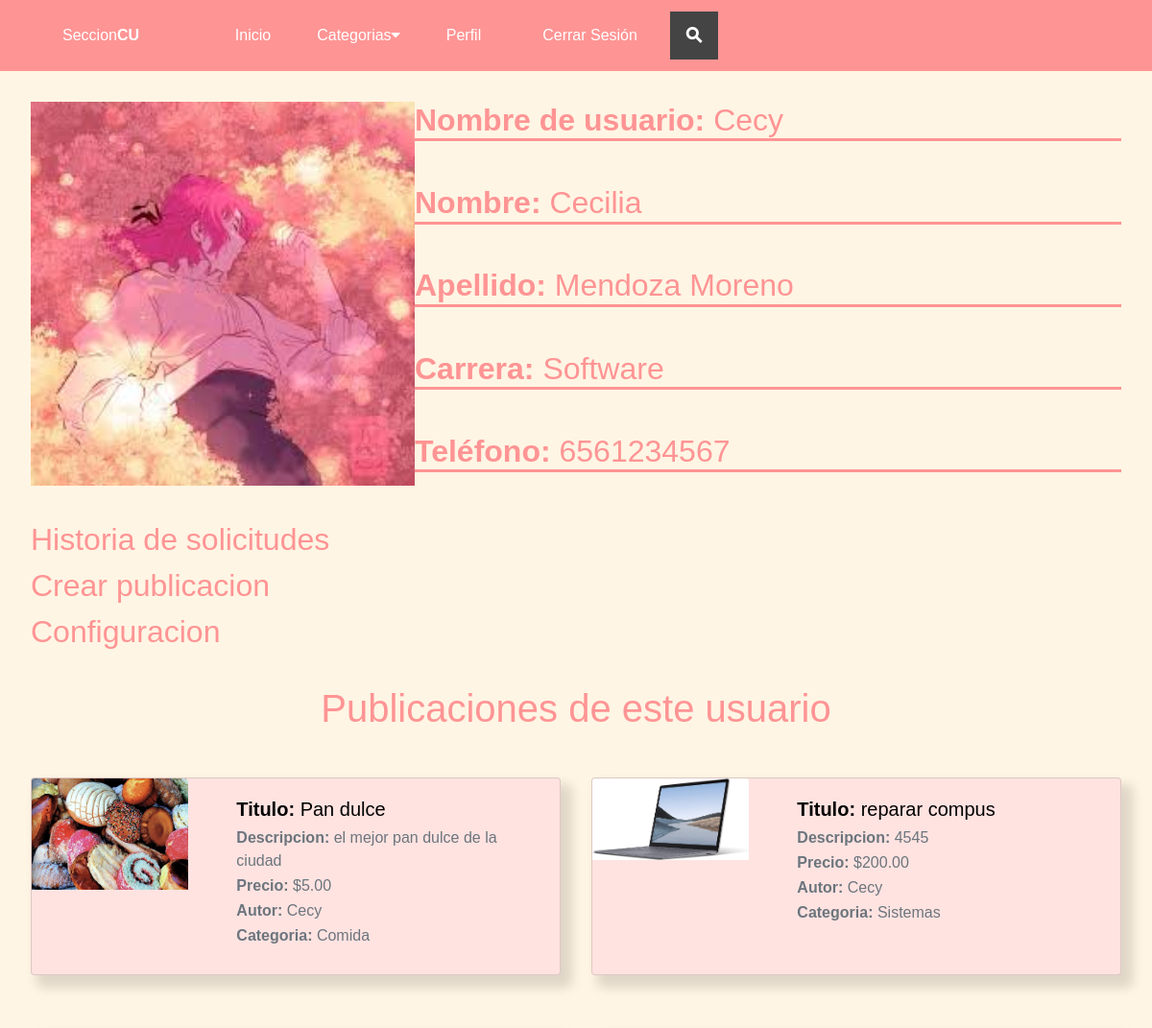
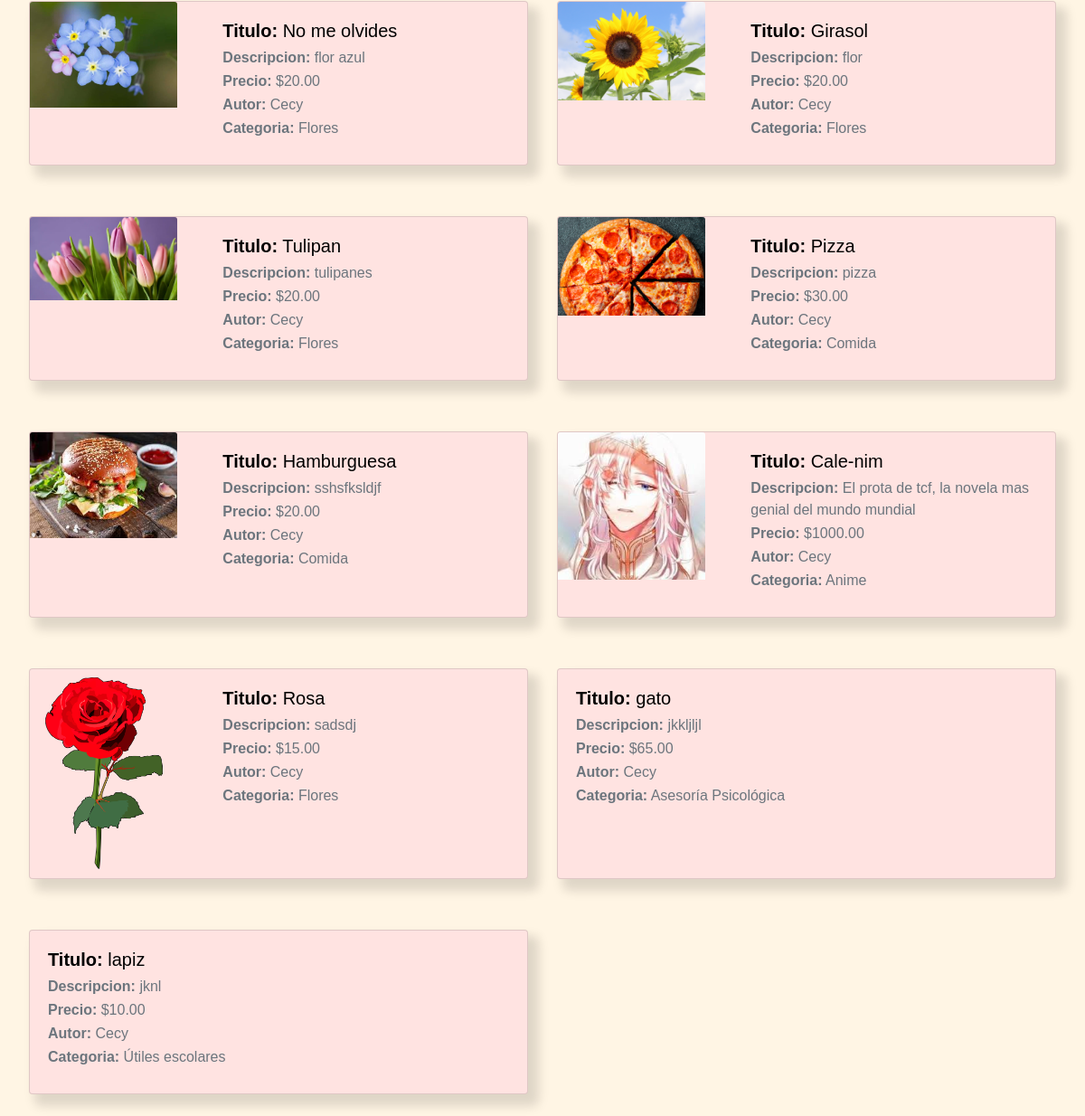
Screenshot of /perfil/ (signed in) with the database file from the repository (2 pictures, top to bottom).
### autentificacion/models.py (models this page shows)
class User(AbstractUser):
    email = models.EmailField(
        verbose_name='email address',
        max_length=255,
        unique=True,
    )
    username = models.CharField(max_length=100, unique=False)
    birthdate = models.DateField(null=True, blank=True)
    phone = models.CharField(max_length=10, null=True, blank=True)
    address = models.CharField(max_length=200, null=True, blank=True)
    photo = models.ImageField(upload_to='autentificacion', null=True, blank=True, default='autentificacion/gato.jpg')
    career = models.CharField(max_length=30,null=True, blank=True)
    created = models.DateField(auto_now_add=True)
    USERNAME_FIELD = 'email'
    REQUIRED_FIELDS = ['username']
    def __str__(self):
        return self.username

### publicaciones/models.py (models this page shows, shortened)
class Publicaciones(models.Model):
    titulo = models.CharField(max_length=50)
    descripcion = models.CharField(max_length=200)
    imagen =  models.ImageField(upload_to='publicaciones', null=True, blank=True)
    estado = models.BooleanField(default=True)
    autor = models.ForeignKey(User, on_delete=models.CASCADE)
    precio = models.DecimalField(max_digits=10, decimal_places=2)
    categoria = models.ForeignKey(Categoria, on_delete=models.CASCADE)
    created = models.DateField(auto_now_add=True)
    updated = models.DateField(auto_now_add=True)
    class Meta:
        verbose_name='publicacion'
        verbose_name_plural = 'publicaciones'

class Categoria(models.Model):
    nombre = models.CharField(max_length=50)
    created = models.DateField(auto_now_add=True)
    updated = models.DateField(auto_now_add=True)
    class Meta:
        verbose_name='categoria'
        verbose_name_plural = 'categorias'
    def __str__(self):
        return self.nombre

### autentificacion/views.py (the view)
# urls.py: path("perfil/", views.perfil, name="perfil"),
def perfil(request):
    categorias = Categoria.objects.all()
    user = request.user
    print(request.user.id)
    publicaciones_user = Publicaciones.objects.filter(autor = user)
    return render(request, "autentificacion/perfil.html", {"categorias":categorias, "usuario":user, "publicaciones" : publicaciones_user})

### autentificacion/templates/autentificacion/perfil.html (shortened to what this page needs)
{% extends 'publicaciones/nav.html'%}
{% load static %}
{%block content%}
<div class="contenido_perfil">
    <div class="cont-perfil-img">
        {% if usuario.photo %}
            <img class="img-perfil" src="{{usuario.photo.url}}" >
        {%endif%}
        <div class="apartados-perfil">
            <a href="#"> Historia de solicitudes</a>
            <a href="{%url 'create'%}"> Crear publicacion</a>
            <a href="{%url 'configuracion'%}"> Configuracion</a>
        </div>
    </div>
    <div class="cont-datosPerfil">
        <h2>
            <span>Nombre de usuario: </span>
            {{ usuario.username }}
        </h2>
        <h2>
            <span>Nombre: </span>
            {{ usuario.first_name }}
        </h2>
        <h2>
            <span>Apellido: </span>
            {{ usuario.last_name }}
        </h2>
        <h2>
            <span>Carrera: </span>
            {{ usuario.career }}
        </h2>
        <h2>
            <span>Teléfono: </span>
            {{ usuario.phone }}
        </h2>
    </div>
</div>
<div class="publicaciones-perfil">
    <h1>
        Publicaciones de este usuario
    </h1>
    <div class="publicaciones-2">
        {%for publicacion in publicaciones%}
        <div class="card mb-4 sombreado">
            <div class="row g-0">
              {% if publicacion.imagen %}
                <div class="col-md-4">
                    <img src="{{publicacion.imagen.url}}" class="card-img-top">
                </div>
              {% endif %}
              <div class="col-md-8">
                <div class="card-body">
                    <h5 class="card-title"><span class="span-card">Titulo:</span> {{publicacion.titulo}}</h5>
                    <p class="card-subtitle mb-2 text-muted"><span>Descripcion:</span> {{publicacion.descripcion }}</p>
                    <p class="card-subtitle mb-2 text-muted"><span class="span-card">Precio:</span> ${{publicacion.precio}}</p>
                    <p class="card-subtitle mb-2 text-muted"><span class="span-card">Autor:</span> {{publicacion.autor}}</p>
                    <p class="card-subtitle mb-2 text-muted"><span class="span-card">Categoria:</span> {{publicacion.categoria}}</p>
                </div>
              </div>
            </div>
        </div>
        {%endfor%}
    </div>
</div>
{%endblock%}

### publicaciones/static/publicaciones/assets/css/header.css (style rules this page uses)
span { font-weight: bold; }
body { font-family: sans-serif; background-color: #FFF5E4; }

### publicaciones/static/publicaciones/assets/css/publicaciones.css (style rules this page uses)
.publicaciones-2 { display: grid; grid-template-columns: repeat(2, 1fr); gap: 2rem; margin: 3rem 2rem 0 2rem; }
.card-title { color: rgb(0, 0, 0); }
.card { background-color: #FFE3E1; }
.sombreado { box-shadow: 9px 10px 12px 3px rgba(0,0,0,0.13); -webkit-box-shadow: 9px 10px 12px 3px rgba(0,0,0,0.13); -moz-box-shadow: 9px 10px 12px 3px rgba(0,0,0,0.13); }
.span-card { font-weight: bold; }

### publicaciones/static/publicaciones/assets/css/perfil.css (style rules this page uses)
.contenido_perfil { display: grid; grid-template-columns: 1fr 2fr; margin: 2rem; }
.img-perfil { height: 25rem; width: 25rem; }
.apartados-perfil { display: flex; flex-direction: column; margin-top: 2rem; }
.apartados-perfil a { color: #FF9494; font-size: 2rem; }
.cont-datosPerfil h2 { color: #FF9494; border-bottom: 3.5px solid #FF9494; margin-bottom: 2.8rem; }
.cont-datosPerfil span { font-weight: bold; }
.publicaciones-perfil h1 { color: #FF9494; text-align: center; }

### autentificacion/templates/autentificacion/perfil.html (style rules this page uses)
img { width: 20%; }

### rows the page displays
User: photo (picture), username "Cecy", first_name "Cecilia", last_name "Mendoza Moreno", career "Software", phone "6561234567"
Publicaciones: imagen (picture), titulo "Pan dulce", descripcion "el mejor pan dulce de la ciudad", precio "5.00", autor "Cecy", categoria "Comida"
Publicaciones: imagen (picture), titulo "reparar compus", descripcion "4545", precio "200.00", autor "Cecy", categoria "Sistemas"
Publicaciones: imagen (picture), titulo "No me olvides", descripcion "flor azul", precio "20.00", autor "Cecy", categoria "Flores"
Publicaciones: imagen (picture), titulo "Girasol", descripcion "flor", precio "20.00", autor "Cecy", categoria "Flores"
Publicaciones: imagen (picture), titulo "Tulipan", descripcion "tulipanes", precio "20.00", autor "Cecy", categoria "Flores"
Publicaciones: imagen (picture), titulo "Pizza", descripcion "pizza", precio "30.00", autor "Cecy", categoria "Comida"
Publicaciones: imagen (picture), titulo "Hamburguesa", descripcion "sshsfksldjf", precio "20.00", autor "Cecy", categoria "Comida"
Publicaciones: imagen (picture), titulo "Cale-nim", descripcion "El prota de tcf, la novela mas genial del mundo mundial", precio "1000.00", autor "Cecy", categoria "Anime"
Publicaciones: imagen (picture), titulo "Rosa", descripcion "sadsdj", precio "15.00", autor "Cecy", categoria "Flores"
Publicaciones: titulo "gato", descripcion "jkkljljl", precio "65.00", autor "Cecy", categoria "Asesoría Psicológica"
Publicaciones: titulo "lapiz", descripcion "jknl", precio "10.00", autor "Cecy", categoria "Útiles escolares"
